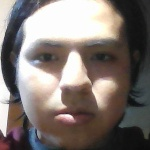
#> input picture rostros/Rodrigo/ROSTRO_1025.jpg, 150 x 150 px, found by its file name; its folder holds 3 pictures in this run
$ python trainingFaces.py
#> lines starting #> are read from the running program, lines starting #| are printed output that depends on the picture
import cv2
import os
import numpy as np

dataPath = "C:/Users/aleco/Documents/GitHub/python/openCV/Practica1/rostros"
listaPersonas = os.listdir(dataPath)

labels = []
facesData = []
label= 0

for nameDir in listaPersonas:
    personPath = dataPath + "/" + nameDir
    print("scan")

    for fileName in os.listdir(personPath):
        print("rostro: ",dataPath + "/" + fileName)
        labels.append(label)
        facesData.append(cv2.imread(personPath+"/"+fileName,0))
        image = cv2.imread(personPath+"/"+fileName,0)
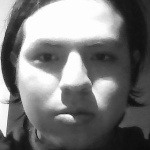
#> image: shape (150, 150); min 11, max 255, mean 120.9
    #    cv2.imshow("image", image)
     #   cv2.waitKey(10)
label = label+1
#> label = 1
#entrenamiento=cv2.face.EigenFaceRecognizer_create()
#entrenamiento = cv2.face.FisherFaceRecognizer_create()
entrenamientoL_BPHFaceRecognizer = cv2.face.LBPHFaceRecognizer_create()
print("Entrenando....")
#entrenamiento.train(facesData,np.array(labels))
#entrenamiento.train(facesData,np.array(labels))
entrenamientoL_BPHFaceRecognizer.train(facesData,np.array(labels))
#entrenamiento.write("modeloEigenFace.xml")
#entrenamiento.write("FisherFaceRecognizer.xml")
entrenamientoL_BPHFaceRecognizer.write("LBPHFaceRecognizer.xml")
print("entrenamiento exitoso")
#cv2.destroyAllWindows()
